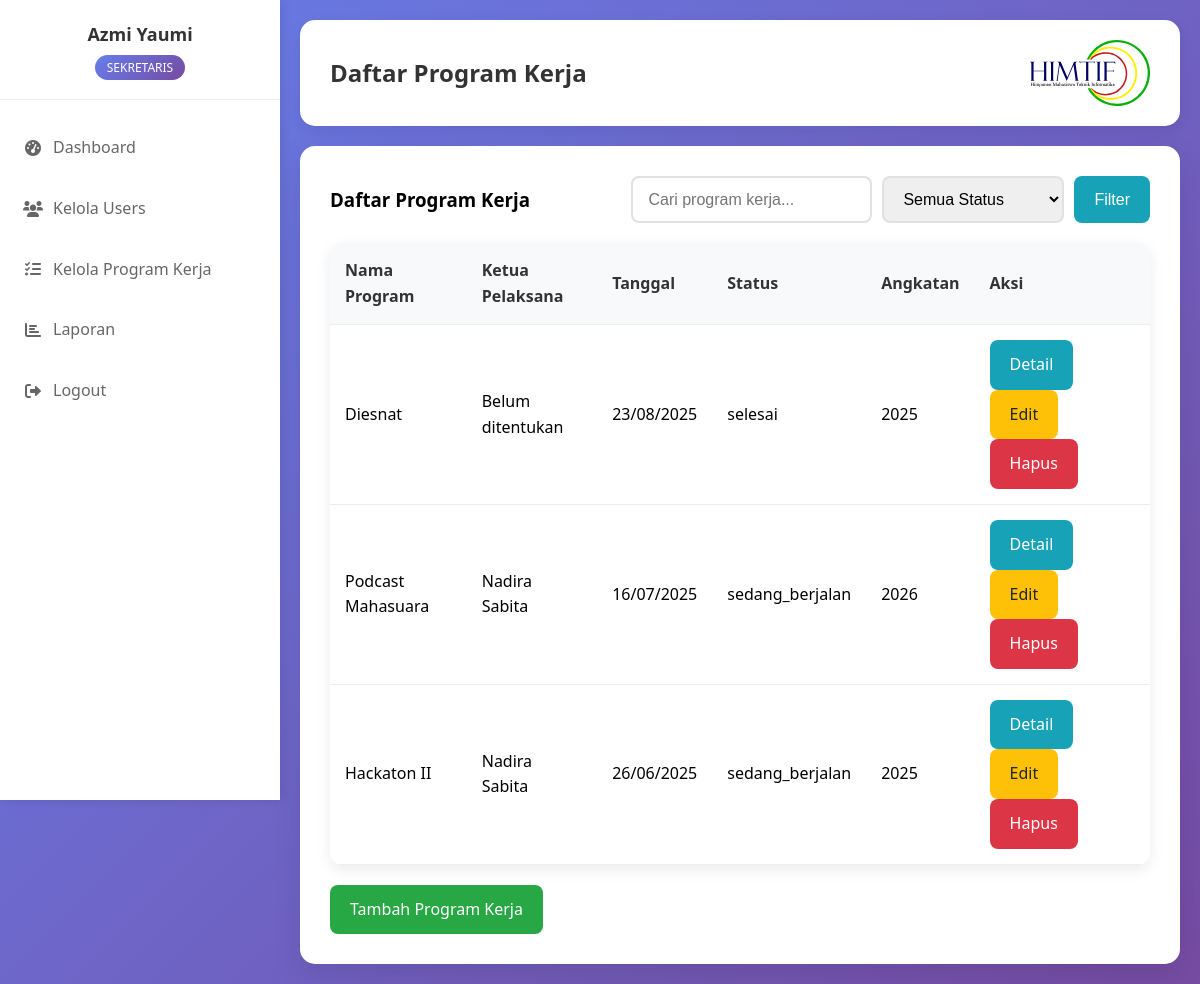
Page /modules/proker/manage_proker.php (signed in) on the committed database.
### tables this page shows
CREATE TABLE `program_kerja` (
  `id` varchar(10) NOT NULL,
  `nama_proker` varchar(200) NOT NULL,
  `deskripsi` text DEFAULT NULL,
  `tanggal_mulai` date DEFAULT NULL,
  `tanggal_selesai` date DEFAULT NULL,
  `status` enum('belum_mulai','sedang_berjalan','selesai','dibatalkan') DEFAULT NULL,
  `angkatan` varchar(10) DEFAULT NULL,
  `ketua_pelaksana_id` int(11) DEFAULT NULL,
  `created_by` int(11) DEFAULT NULL,
  `created_at` timestamp NOT NULL DEFAULT current_timestamp(),
  `updated_at` timestamp NOT NULL DEFAULT current_timestamp() ON UPDATE current_timestamp()
);

CREATE TABLE `users` (
  `id` int(11) NOT NULL,
  `nama` varchar(100) NOT NULL,
  `nik` varchar(20) NOT NULL,
  `username` varchar(50) NOT NULL,
  `password` varchar(255) NOT NULL,
  `role` enum('sekretaris','ketua_pelaksana','ketua_umum') NOT NULL,
  `created_at` timestamp NOT NULL DEFAULT current_timestamp(),
  `status` enum('aktif','nonaktif') DEFAULT 'aktif'
);

### includes/functions.php (called while the page is built, shortened)
<?php
function sanitize($data) {
    return htmlspecialchars(trim($data), ENT_QUOTES, 'UTF-8');
}
function formatTanggal($date) {
    return date('d/m/Y', strtotime($date));
}
function getStatusBadge($status) {
    $badges = [
        'belum_mulai' => '<span class="badge badge-warning">Belum Mulai</span>',
        'sedang_berjalan' => '<span class="badge badge-info">Sedang Berjalan</span>',
        'selesai' => '<span class="badge badge-success">Selesai</span>',
        'dibatalkan' => '<span class="badge badge-danger">Dibatalkan</span>',
    ];
    return $badges[$status] ?? $status;
}
?>

### modules/proker/manage_proker.php (the view, shortened to what this page needs)
<?php
require_once '../../config/database.php';
require_once '../../includes/functions.php';
$search = $_GET['search'] ?? '';
$whereClause = '';
$params = [];
$stmt = $pdo->prepare("
    SELECT pk.*, u.nama as ketua_nama
    FROM program_kerja pk
    LEFT JOIN users u ON pk.ketua_pelaksana_id = u.id
    $whereClause
    ORDER BY pk.created_at DESC
");
$stmt->execute($params);
$prokers = $stmt->fetchAll();
?>
<!DOCTYPE html>
<html lang="id">
<head>
    <link rel="stylesheet" href="../../css/style.css">
    <link rel="stylesheet" href="https://cdnjs.cloudflare.com/ajax/libs/font-awesome/6.0.0/css/all.min.css">
</head>
<body>
<div class="dashboard-container">
    <div class="sidebar" id="sidebar">
        <div class="sidebar-header">
            <h3><?= $_SESSION['nama'] ?></h3>
            <span class="role-badge"><?= ucwords(str_replace('_', ' ', $_SESSION['role'])) ?></span>
        </div>
        <div class="sidebar-menu">
            <div class="menu-item">
                <a href="../../dashboard/<?= $_SESSION['role'] ?>.php">
                    <i class="fas fa-tachometer-alt"></i>
                    Dashboard
                </a>
            </div>
            <div class="menu-item">
            <?php if ($_SESSION['role'] == 'sekretaris'): ?>
                    <a href="../users/manage_users.php">
                    <i class="fas fa-users"></i>
                    Kelola Users
                    </a>
                    <?php endif; ?>
                    </div>
            <div class="menu-item">
                <?php if ($_SESSION['role']): ?>
                <a href="manage_proker.php">
                    <i class="fas fa-tasks"></i>
                    Kelola Program Kerja
                </a>
                <?php endif; ?>
            </div>
            <div class="menu-item">
                    <?php if ($_SESSION['role'] !== 'ketua_pelaksana'): ?>
                    <a href="../laporan/laporan_proker.php">
                        <i class="fas fa-chart-bar"></i>
                        Laporan
                    </a>
                    <?php endif; ?>
                </div>
            <div class="menu-item">
                  <?php if ($_SESSION['role']): ?>
                    <a href="../../logout.php">
                        <i class="fas fa-sign-out-alt"></i>
                        Logout
                    </a>
                <?php endif; ?>
            </div>
        </div>
    </div>
    <div class="main-content" id="mainContent">
        <div class="container">
            <div class="header">
                <h1>Daftar Program Kerja</h1>
                <img class="logo" src="../../assets/img/logo.svg" alt="Logo">
            </div>
            <div class="dashboard">
                <div style="display: flex; justify-content: space-between; align-items: center; margin-bottom: 20px; " >
                    <h3>Daftar Program Kerja</h3>
                    <form method="GET" style="display: flex; gap: 10px;">
                        <input type="text" name="search" placeholder="Cari program kerja..."
                               value="<?= htmlspecialchars($search) ?>" class="form-control" style="width: 250px;">
                        <select name="status" class="form-control">
                            <option value="">Semua Status</option>
                        </select>
                        <button type="submit" class="btn btn-info">Filter</button>
                    </form>
                </div>
                <div class="table-container">
                    <table class="table">
                        <thead>
                            <tr>
                                <th>Nama Program</th>
                                <th>Ketua Pelaksana</th>
                                <th>Tanggal</th>
                                <th>Status</th>
                                <th>Angkatan</th>
                                <th>Aksi</th>
                            </tr>
                        </thead>
                        <tbody>
                            <?php foreach ($prokers as $proker): ?>
                            <tr>
                                <td><?= sanitize($proker['nama_proker']) ?></td>
                                <td><?= sanitize($proker['ketua_nama'] ?? 'Belum ditentukan') ?></td>
                                <td>
                                    <?= $proker['tanggal_mulai'] ? formatTanggal($proker['tanggal_mulai']) : '-' ?>
                                </td>
                                <td><?= getStatusBadge($proker['status']) ?></td>
                                <td><?= sanitize($proker['angkatan'] ?? '-') ?></td>
                    <td>
                                    <a href="view_proker.php?id=<?= $proker['id'] ?>" class="btn btn-info">Detail</a>
                                <?php if ($_SESSION['role'] == 'sekretaris' || $_SESSION['role'] == 'ketua_pelaksana'): ?>
                                    <a href="edit_proker.php?id=<?= $proker['id'] ?>" class="btn btn-warning">Edit</a>
                                <?php endif; ?>
                                <?php if ($_SESSION['role'] == 'sekretaris'): ?>
                                    <a href="delete_proker.php?id=<?= $proker['id'] ?>" class="btn btn-danger">Hapus</a>
                                <?php endif; ?>
                            </td>
                            </tr>
                            <?php endforeach; ?>
                        </tbody>
                    </table>
                </div>
                <?php if ($_SESSION['role'] != 'ketua_umum'): ?>
<div class="add-button-container" style="margin-top: 20px; display: flex; justify-content: flex-start;">
    <a href="add_proker.php" class="btn btn-success">Tambah Program Kerja</a>
</div>
<?php endif; ?>
            </div>
        </div>
</div>
</body>
</html>

### css/style.css (style rules this page uses)
* { margin: 0; padding: 0; box-sizing: border-box; }
body { font-family: 'Segoe UI', Tahoma, Geneva, Verdana, sans-serif; background: linear-gradient(to bottom right, #6a11cb, #2575fc); min-height: 100vh; line-height: 1.6; }
.container { max-width: 1200px; margin: 0 auto; padding: 20px; }
.form-control { width: 100%; padding: 12px 15px; border: 2px solid #e1e1e1; border-radius: 8px; font-size: 16px; transition: border-color 0.3s; }
.btn { padding: 12px 20px; border: none; border-radius: 8px; cursor: pointer; font-size: 16px; transition: all 0.3s; text-decoration: none; display: inline-block; text-align: center; }
.btn-success { background-color: #28a745; color: white; }
.btn-warning { background-color: #ffc107; color: #212529; }
.btn-danger { background-color: #dc3545; color: white; }
.btn-info { background-color: #17a2b8; color: white; }
.dashboard { background: white; border-radius: 15px; padding: 30px; margin-top: 20px; box-shadow: 0 10px 30px rgba(0, 0, 0, 0.1); }
.header { background: white; padding: 20px 30px; border-radius: 15px; box-shadow: 0 5px 15px rgba(0, 0, 0, 0.08); margin-bottom: 20px; display: flex; justify-content: space-between; align-items: center; flex-wrap: wrap; }
.header h1 { color: #333; font-size: 24px; margin: 0; flex: 1; }
.logo { max-width: 10vw; height: auto; min-width: 40px; transition: opacity 0.3s ease; }
.table-container { background: white; border-radius: 12px; overflow: auto; box-shadow: 0 5px 15px rgba(0, 0, 0, 0.08); width: 100%; }
.table { width: 100%; border-collapse: collapse; }
.table th, .table td { padding: 15px; text-align: left; border-bottom: 1px solid #eee; }
.table th { background-color: #f8f9fa; font-weight: 600; color: #333; }
.dashboard-container { display: flex; min-height: 100vh; background: linear-gradient(135deg, #667eea 0%, #764ba2 100%); }
.sidebar { width: 280px; background: white; box-shadow: 2px 0 10px rgba(0, 0, 0, 0.1); transition: transform 0.3s ease; position: fixed; height: 100vh; overflow-y: auto; z-index: 1000; }
.sidebar-header { padding: 20px; border-bottom: 1px solid #eee; text-align: center; }
.sidebar-header h3 { color: #333; font-size: 18px; margin-bottom: 5px; }
.sidebar-header .role-badge { background: linear-gradient(135deg, #667eea 0%, #764ba2 100%); color: white; padding: 4px 12px; border-radius: 15px; font-size: 12px; text-transform: uppercase; font-weight: 500; }
.sidebar-menu { padding: 20px 0; }
.menu-item { margin-bottom: 5px; }
.menu-item a { display: flex; align-items: center; padding: 15px 20px; color: #666; text-decoration: none; transition: all 0.3s; border-left: 3px solid transparent; }
.menu-item a i { margin-right: 10px; width: 20px; text-align: center; }
.main-content { flex: 1; margin-left: 280px; transition: margin-left 0.3s ease; }

### rows in the picture
program_kerja: nama_proker "Diesnat", ketua_nama "Belum ditentukan", tanggal_mulai "23/08/2025", status "selesai", angkatan "2025"
program_kerja: nama_proker "Podcast Mahasuara", ketua_pelaksana.nama "Nadira Sabita", tanggal_mulai "16/07/2025", status "sedang_berjalan", angkatan "2026"
program_kerja: nama_proker "Hackaton II", ketua_pelaksana.nama "Nadira Sabita", tanggal_mulai "26/06/2025", status "sedang_berjalan", angkatan "2025"

### other values in the picture
$_SESSION['nama'] "Azmi Yaumi"
str_replace('_', ' ', $_SESSION['role']) "SEKRETARIS"
